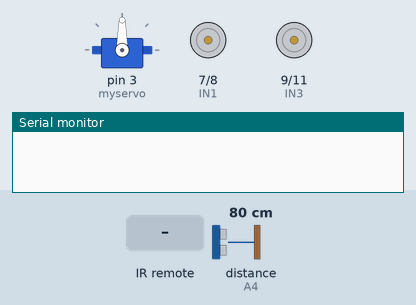
Simulated run of this sketch. Board: Arduino Uno, built with avr-gcc and run on an emulated ATmega328P. Shown: servo, motor-driver pin pairs drawn as motors (green arrow = first pin HIGH = forward, orange = second pin HIGH = backward, longer = more drive, scaled by the enable pin), the last lines printed to the serial monitor. Wiring (inferred from the names in the program): ultrasonic range finder: trigger A5; echo A4. The test bench sets the inputs (shaded band); at power-on: distance to the obstacle (sensor on A4) 80 cm. The echo pulse lasts 58.3 µs per cm.

Above: at 1.2 s.
1.3 s: infrared code 0x511DBB received
At 2.6 s:
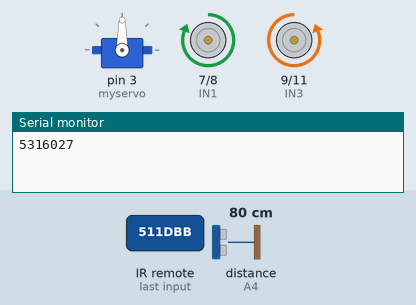
2.9 s: distance to the obstacle (sensor on A4) set to 15 cm
4.6 s: distance to the obstacle (sensor on A4) set to 12 cm
At 7.3 s:
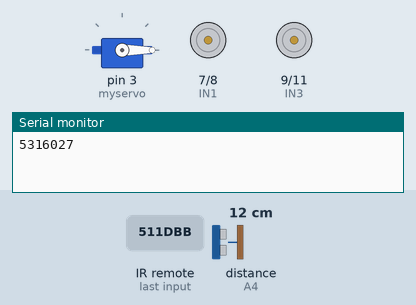
10.6 s: distance to the obstacle (sensor on A4) set to 18 cm
At 12.4 s:
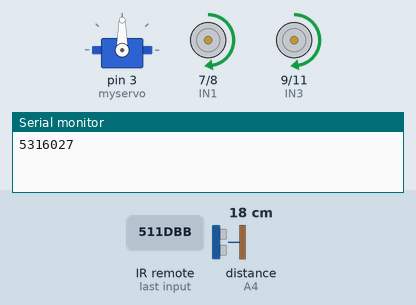
13.1 s: infrared code 0x511DBB received
At 14.2 s:
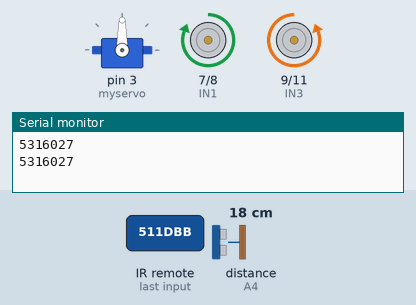
14.7 s: distance to the obstacle (sensor on A4) set to 2 cm
At 20.4 s:
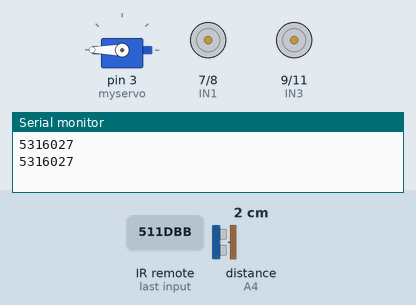
Timing chart, 0 to 37.9 s (numbered marks = the images above; inputs shaded):
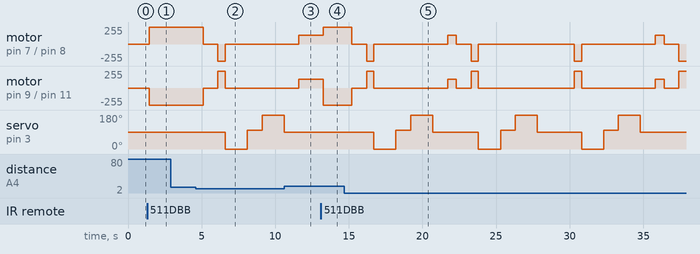

Measured:
- the behaviour switches between 14 and 13 cm on distance to the obstacle (sensor on A4) (found by bisection; images 1 and 2)
- after the input at 1.3 s, motor on pin 7 (IN1) / pin 8 (IN2): stopped → forward 255/255 after 0.15 s; motor on pin 9 (IN3) / pin 11 (IN4): stopped → backward 255/255 after 0.15 s
- after the input at 2.9 s, every drawn part: stays the same
- after the input at 4.6 s, motor on pin 7 (IN1) / pin 8 (IN2): forward 255/255 → stopped after 0.50 s, → backward 255/255 1.0 s later, → stopped 0.50 s later; motor on pin 9 (IN3) / pin 11 (IN4): backward 255/255 → stopped after 0.50 s, → forward 255/255 1.0 s later, → stopped 0.50 s later
- after the input at 10.6 s, motor on pin 7 (IN1) / pin 8 (IN2), motor on pin 9 (IN3) / pin 11 (IN4): goes on until 11.6 s, then stays forward 128/255
- after the input at 13.1 s, motor on pin 7 (IN1) / pin 8 (IN2): forward 128/255 → forward 255/255 after 0.15 s; motor on pin 9 (IN3) / pin 11 (IN4): forward 128/255 → backward 255/255 after 0.15 s

The sketch:

Task3.ino
```cpp
#include <IRremote.h>

#define F 16736925  // FORWARD
#define B 16754775  // BACK
#define L 16720605  // LEFT
#define R 16761405  // RIGHT
#define UNKNOWN_F 5316027     // FORWARD
#define UNKNOWN_B 2747854299  // BACK
#define UNKNOWN_L 1386468383  // LEFT
#define UNKNOWN_R 553536955   // RIGHT


#define RECV_PIN  12

#define ENA 5   // Left  wheel speed
#define ENB 6   // Right wheel speed

#define IN1 7   // Left  wheel forward
#define IN2 8   // Left  wheel reverse
#define IN3 9   // Right wheel reverse
#define IN4 11  // Right wheel forward
#define carSpeed 128

IRrecv irrecv(RECV_PIN);
decode_results results;

unsigned long val;
unsigned long preMillis;


#include <Servo.h>  //servo library
Servo myservo;      // servo object to control servo

int Echo = A4;
int Trig = A5;
int rightDistance = 0, leftDistance = 0, middleDistance = 0;


 void forward(){
  digitalWrite(ENA,HIGH);
  digitalWrite(ENB,HIGH);
  digitalWrite(IN1,HIGH);
  digitalWrite(IN2,LOW);
  digitalWrite(IN3,LOW);
  digitalWrite(IN4,HIGH);
}
void back(){
  digitalWrite(ENA,HIGH);
  digitalWrite(ENB,HIGH);
  digitalWrite(IN1,LOW);
  digitalWrite(IN2,HIGH);
  digitalWrite(IN3,HIGH);
  digitalWrite(IN4,LOW);
}
void left(){
  analogWrite(ENA,carSpeed);
  analogWrite(ENB,carSpeed);
  digitalWrite(IN1,LOW);
  digitalWrite(IN2,HIGH);
  digitalWrite(IN3,LOW);
  digitalWrite(IN4,HIGH);
}
void right(){
  analogWrite(ENA,carSpeed);
  analogWrite(ENB,carSpeed);
  digitalWrite(IN1,HIGH);
  digitalWrite(IN2,LOW);
  digitalWrite(IN3,HIGH);
  digitalWrite(IN4,LOW);
}
void stop(){
  digitalWrite(ENA, LOW);
  digitalWrite(ENB, LOW);
}
long ultrasonicDistanceInCM() {               // distance in cm using the Ultrasonic sensor
  digitalWrite(Trig, LOW);
  delayMicroseconds(2);
  digitalWrite(Trig, HIGH);
  delayMicroseconds(10);
  digitalWrite(Trig, LOW);
  long duration = pulseIn(Echo, HIGH);
  return duration /50;
}

void setup() {
    myservo.attach(3);  //servo on pin 3 to servo object
  Serial.begin(9600);
  pinMode(Echo, INPUT);
  pinMode(Trig, OUTPUT);
  pinMode(IN1,OUTPUT);
  pinMode(IN2,OUTPUT);
  pinMode(IN3,OUTPUT);
  pinMode(IN4,OUTPUT);
  pinMode(ENA,OUTPUT);
  pinMode(ENB,OUTPUT);
  stop();
  irrecv.enableIRIn();
}

void loop() {
  if ( ultrasonicDistanceInCM() < 15){ {
   myservo.write(90);  //set servo position front
    delay(500);
    middleDistance = ultrasonicDistanceInCM();

    if(middleDistance <= 15) {
      stop();
      delay(1000);
      back();
      delay(500);
      stop();
      myservo.write(0);
      delay(1000);
      rightDistance = ultrasonicDistanceInCM();

      delay(500);
      myservo.write(100);
      delay(1000);
      myservo.write(180);
      delay(1000);
      leftDistance = ultrasonicDistanceInCM();

      delay(500);
      myservo.write(90);
      delay(1000);
      if(rightDistance > leftDistance) {
        right();
        delay(100);
      }
      else if(rightDistance < leftDistance) {
        left();
        delay(100);
      }
    }
    else {
        forward();
    }
}
  }
else{
  if (irrecv.decode(&results)){
    // preMillis = millis();
    val = results.value;
    Serial.println(val);
    irrecv.resume();
    delay(150);
    if(val ==UNKNOWN_F ){
      forward();
    }
    // switch(val){
    //   case F:
    //   case UNKNOWN_F: forward(); break;
    //   case B:
    //   case UNKNOWN_B: back(); break;
    //   case L:
    //   case UNKNOWN_L: left(); break;
    //   case R:
    //   case UNKNOWN_R: right();break;
    // }
  }
  // else{
  //   if(millis() - preMillis > 500){
  //     stop();
  //     preMillis = millis();
  //   }
  // }

}

}
```
